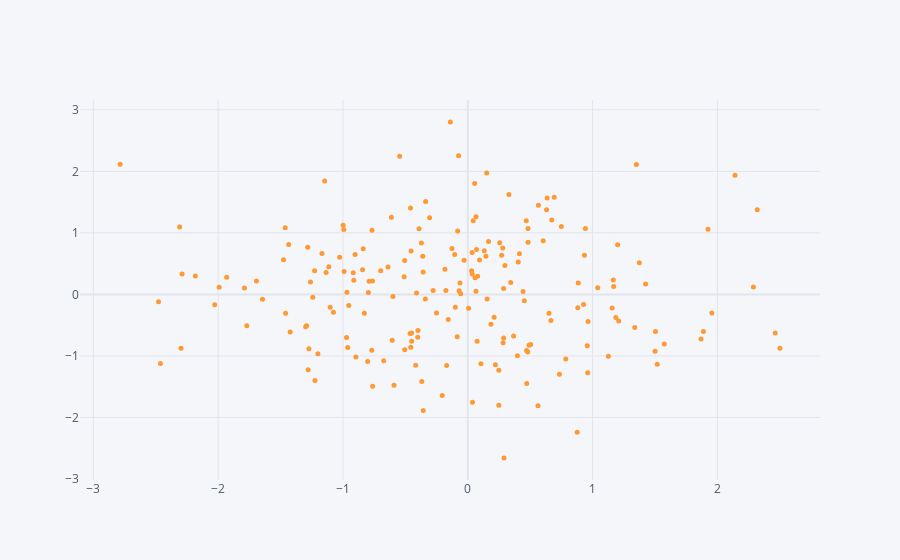

Source (notebook cell):
### Code cell
df.iplot(x='A',y='B',mode='markers',size=5)

### Figure 1 — Plotly figure (JSON) as saved in the notebook; plotly's stock layout.template omitted (floating-point values rounded to 4 significant figures; data arrays with more than 128 entries replaced by an {"elided": "..."} marker saying what was removed)
{"data": [{"line": {"color": "rgba(255, 153, 51, 1.0)", "dash": "solid", "shape": "linear", "width": 1.3}, "marker": {"size": 5, "symbol": "circle"}, "mode": "markers", "name": "B", "text": "", "type": "scatter", "x": {"elided": "200 float values"}, "y": {"elided": "200 float values"}}], "layout": {"legend": {"bgcolor": "#F5F6F9", "font": {"color": "#4D5663"}}, "paper_bgcolor": "#F5F6F9", "plot_bgcolor": "#F5F6F9", "title": {"font": {"color": "#4D5663"}}, "xaxis": {"gridcolor": "#E1E5ED", "showgrid": true, "tickfont": {"color": "#4D5663"}, "title": {"font": {"color": "#4D5663"}, "text": ""}, "zerolinecolor": "#E1E5ED"}, "yaxis": {"gridcolor": "#E1E5ED", "showgrid": true, "tickfont": {"color": "#4D5663"}, "title": {"font": {"color": "#4D5663"}, "text": ""}, "zerolinecolor": "#E1E5ED"}}}
